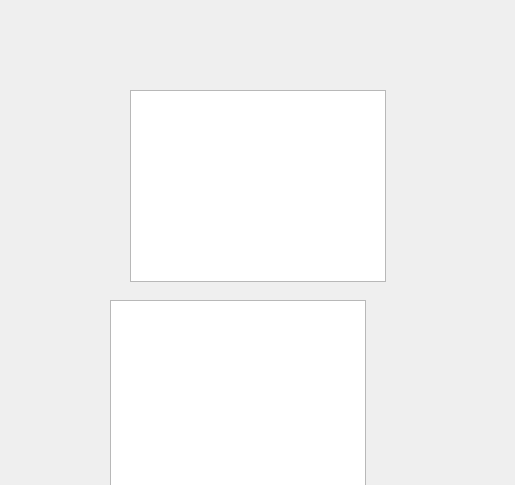
<?xml version="1.0" encoding="UTF-8"?>
<ui version="4.0">
 <class>AppoinmentsWindow</class>
 <widget class="QDialog" name="AppoinmentsWindow">
  <property name="geometry">
   <rect>
    <x>0</x>
    <y>0</y>
    <width>515</width>
    <height>485</height>
   </rect>
  </property>
  <property name="windowTitle">
   <string>Dialog</string>
  </property>
  <widget class="QTableView" name="tableView">
   <property name="geometry">
    <rect>
     <x>110</x>
     <y>300</y>
     <width>256</width>
     <height>192</height>
    </rect>
   </property>
  </widget>
  <widget class="QTableWidget" name="tableWidget">
   <property name="geometry">
    <rect>
     <x>130</x>
     <y>90</y>
     <width>256</width>
     <height>192</height>
    </rect>
   </property>
  </widget>
 </widget>
 <resources/>
 <connections/>
</ui>
